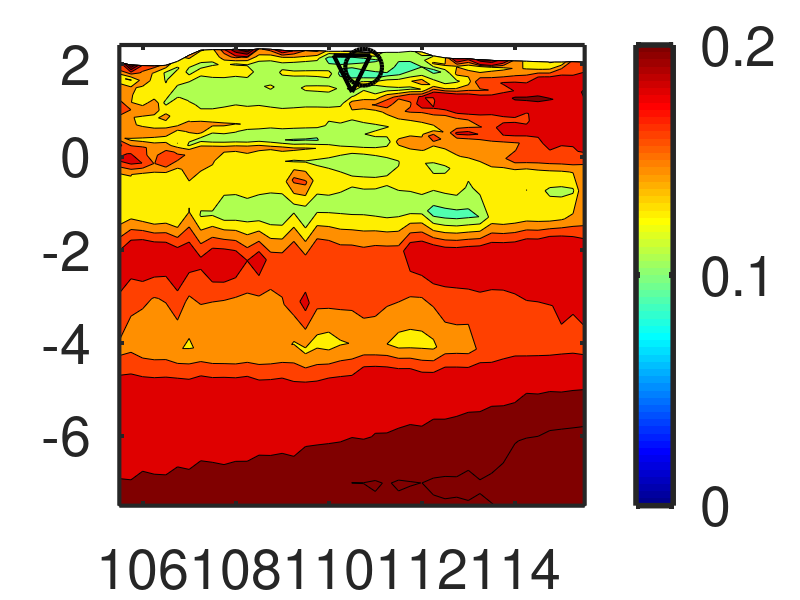
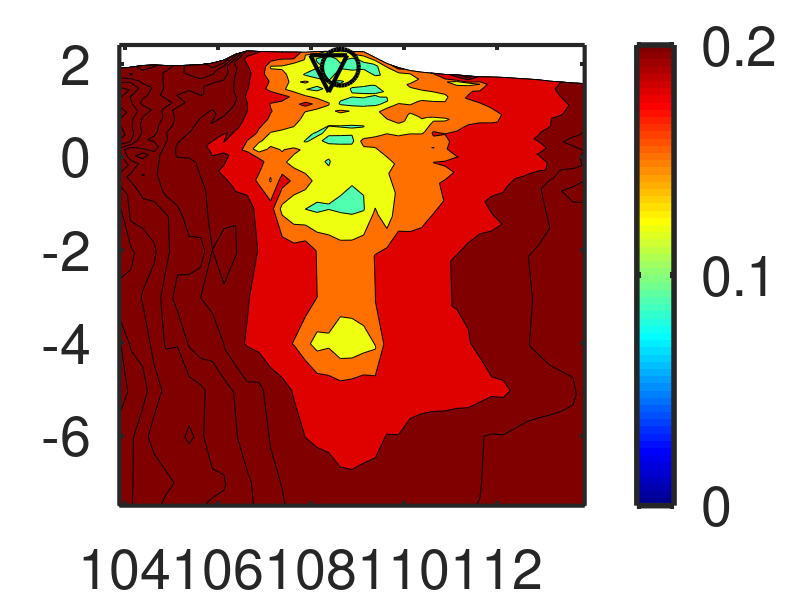
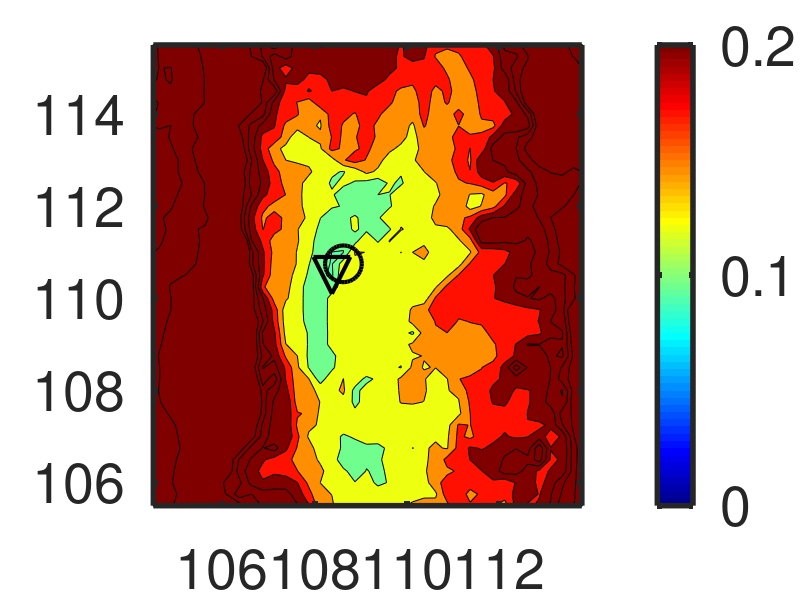

These figures' MATLAB source, in order:
% About the program%%%%%%%%%%%%%%%%%%%%%%%%%%%%%%%%%%%%%%%%%%%
% By Nian Wang & Yang Shen, 06/16/2019
% This is an example about how to plot the misfit results of the  
% 3D full waveform location method used to invert a known 
% explosive source - the Non Proliferation Experiment at the 
% Nevada Test Site in year 1993.
% Refer to Wang et al. 2019 JGR (under minor revision) 
% for details 

% About the citation %%%%%%%%%%%%%%%%%%%%%%%%%%%%%%%%%%%%%
% If you are using (part of) the code, please cite at least one % of the following papers:
% 1. N., Wang, Y., Shen, A., Flinders, W., Zhang (2016).
%    Accurate source location from waves scattered by surface 
%    topography. J. Geophys. Res., 121, 4538-4552.
% 2. N., Wang, Y., Shen, X. Y., Bao, A., Flinders (2019). 
%    Locating shallow seismic sources with waves scattered by 
%    surface topography: validation of the method at the Nevada 
%    Test Sites. J. Geophys. Res. (under minor revision).

% About the details of the program%%%%%%%%%%%%%%%%%%%%%%%%%%%
% The following example shows how to make the contour plots 
% (Figure 5b in Wang et al. (2019)) based on the misfit of P and % P coda waves in the 3D grid search region 


% The following is the detail of the program

% 1. Load the misfit array in the grid search region
     clear all;
     MGT=load('MisfitPcoda.mat')
     SumGT=MGT.SumGT;
     [n1 n2 n3]=size(SumGT)

   % Find the minimum and maximum value
     gmin=min(min(min(SumGT)));
     [i1,i2,i3]=ind2sub(size(SumGT),find(SumGT==gmin));
     gmax=max(max(max(SumGT)));
     [j1,j2,j3]=ind2sub(size(SumGT),find(SumGT==gmax));
 
     SumGT=SumGT/gmax;

   % Load the coordinates in the grid search region
     Cordx0=load('./gridsearchx.mat');
     Cordx=Cordx0.x1;
     Cordx1=Cordx/1000;
 
     Cordy0=load('./gridsearchy.mat');
     Cordy=Cordy0.y1;
     Cordy1=Cordy/1000;

     Cordz0=load('./gridsearchz.mat');
     Cordz=Cordz0.z1;
     Cordz1=Cordz/1000;

   % Get the inverted solution and true solution's coordinates 

     invind1=i1;
     invind2=i2;
     invind3=i3;
     Inv_loc=[Cordx1(invind1,invind2,invind3),Cordy1(invind1,invind2,invind3),Cordz1(invind1,invind2,invind3)]

     refind1=20;
     refind2=22;
     refind3=22;
     Ref_loc=[Cordx1(refind1,refind2,refind3),Cordy1(refind1,refind2,refind3),Cordz1(refind1,refind2,refind3)]

     dist=abs(Ref_loc-Inv_loc)
 
 
%2. Contour plot cut at the best solution in the y-z plane

     X=squeeze(Cordy1(i1,:,:));
     Y=squeeze(Cordz1(i1,:,:));
     AA=squeeze(SumGT(i1,:,:));
     v=[min(min(AA)):min(min(AA))/5:2*min(min(AA)) 2*min(min(AA)):max(max(AA))/6:max(max(AA))];

     figure;
     [C,h]=contourf(X,Y,AA,v); 
     set(gca,'Fontsize',40,'Linewidth',3);                                           
     % xlabel('Y-grid','Fontsize',40);
     % ylabel('Z-grid','Fontsize',40);
     colormap('jet');
     colorbar('linewidth',3);
     caxis([0.0 0.2]);
     hcb=colorbar;
     set(hcb,'YTick',[0 0.1 0.2],'Linewidth',4,'Fontsize',40);
     set(hcb,'YTick',[0 0.1 0.2],'Linewidth',4,'Fontsize',40);   
     scl_daspect=[1 1 1];
     daspect(scl_daspect)
     hold on
     scatter(Ref_loc(2),Ref_loc(3),700,'k','o','Linewidth',3)
     scatter(Inv_loc(2),Inv_loc(3),700,'k','v','Linewidth',3)
     ylim([-7.5 2.4]);
     % saveas(gcf,'GTmisfityz.fig','fig')


%3. Contour plot cut at the best solution in the x-z plane

     X=squeeze(Cordx1(:,i2,:));
     Y=squeeze(Cordz1(:,i2,:));
     AA=squeeze(SumGT(:,i2,:));
     v=[min(min(AA)):min(min(AA))/3:2*min(min(AA)) 2*min(min(AA)):max(max(AA))/10:max(max(AA))];
     figure;
     [C,h]=contourf(X,Y,AA,v);  
     set(gca,'Fontsize',40,'Linewidth',3);                                          
     % xlabel('X-grid','Fontsize',40);
     % ylabel('Z-grid','Fontsize',40);
     colormap('jet');
     colorbar('linewidth',3);
     caxis([0 0.2]);
     hcb=colorbar;
     set(hcb,'YTick',[0 0.1 0.2],'Linewidth',4,'Fontsize',40);
     set(hcb,'YTick',[0 0.1 0.2],'Linewidth',4,'Fontsize',40);
     scl_daspect=[1 1 1];
     daspect(scl_daspect)
     hold on
     scatter(Ref_loc(1),Ref_loc(3),700,'k','o','Linewidth',3)
     scatter(Inv_loc(1),Inv_loc(3),700,'k','v','Linewidth',3)
     ylim([-7.5 2.4]);
     % saveas(gcf,'GTmisfitxz.fig','fig')


%4. Contour plot cut at the best solution in the x-y plane  
 
     X=squeeze(Cordx1(:,:,i3));
     Y=squeeze(Cordy1(:,:,i3));
     AA=squeeze(SumGT(:,:,i3));   
     v=[min(min(AA)):min(min(AA))/4:1.05*min(min(AA)) 1.05*min(min(AA)):min(min(AA))/3.5:3*min(min(AA)) 3*min(min(AA)):max(max(AA))/5:max(max(AA))];
     figure;
     [C,h]=contourf(X,Y,AA,v);  
     set(gca,'Fontsize',40,'Linewidth',4);
     % xlabel('X-grid','Fontsize',40);
     % ylabel('Y-grid','Fontsize',40);
     colormap('jet');
     colorbar('linewidth',3);
     caxis([0 0.2]);
     hcb=colorbar;
     set(hcb,'YTick',[0 0.1 0.2],'Linewidth',4,'Fontsize',40);
     set(hcb,'YTick',[0 0.1 0.2],'Linewidth',4,'Fontsize',40);
     scl_daspect=[1 1 1];
     daspect(scl_daspect)
     hold on
     scatter(Ref_loc(1),Ref_loc(2),700,'k','o','Linewidth',3)
     scatter(Inv_loc(1),Inv_loc(2),700,'k','v','Linewidth',3)
     xlim([104.5 113.8]);
     set(gca,'XTick',[106 108 110 112])
     set(gca,'XTickLabel',{'106','108','110','112'})
     % saveas(gcf,'GTmisfitxy.fig','fig')

    
  
  
